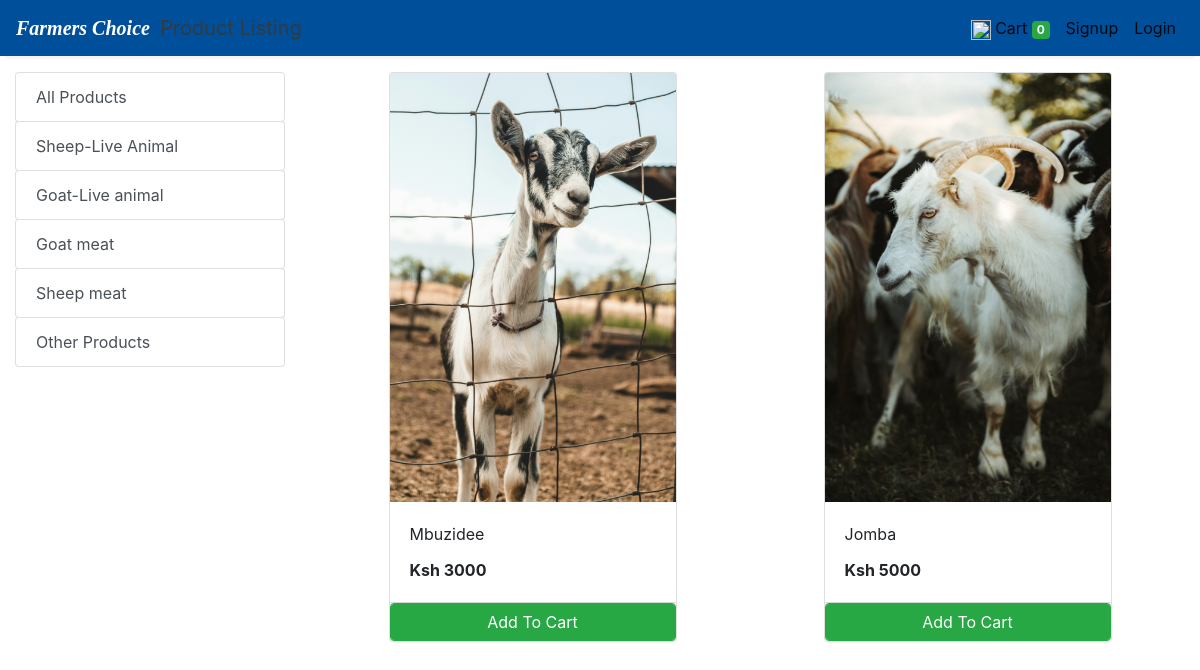
The page /store?category=32 on the database its author committed.
### store/models/category.py (models this page shows, shortened)
class Category(models.Model):
    name= models.CharField(max_length=50)
    @staticmethod
    def get_all_categories():
        return Category.objects.all()

### store/models/product.py (models this page shows, shortened)
class Products(models.Model):
    name = models.CharField(max_length=60)
    price= models.IntegerField(default=0)
    category= models.ForeignKey(Category,on_delete=models.CASCADE,default=1 )
    description= models.CharField(max_length=250, default='', blank=True, null= True)
    image= models.ImageField(upload_to='uploads/products/')
    @staticmethod
    def get_all_products_by_categoryid(category_id):
        if category_id:
            return Products.objects.filter (category=category_id)
        else:
            return Products.get_all_products();

### store/views/home.py (the view)
# urls.py: path('' , include('store.urls'))
def store(request):
    cart = request.session.get('cart')
    if not cart:
        request.session['cart'] = {}
    products = None
    categories = Category.get_all_categories()
    categoryID = request.GET.get('category')
    if categoryID:
        products = Products.get_all_products_by_categoryid(categoryID)
    else:
        products = Products.get_all_products();
    data = {}
    data['products'] = products
    data['categories'] = categories
    print('you are : ', request.session.get('email'))
    return render(request, 'index.html', data)

### store/templatetags/cart.py (called while the page is built)
@register.filter (name='is_in_cart')
def is_in_cart(product, cart):
    keys = cart.keys ()
    for id in keys:
        if int (id) == product.id:
            return True
    return False;

### store/templates/index.html (shortened to what this page needs)
{% extends 'base.html' %}
{% block content %}
{% load cart %}
{% load custom_filter %}
<div class="container-fluid mt-3">
	<div class="row">
		<div class="col-lg-3 mx-auto">
			<div class="list-group">
				<a href="/" class="list-group-item list-group-item-action btn btn-outline-success">All Products</a>
				{% for category in categories %}
				<a href="/?category={{category.id}}"
					class="list-group-item list-group-item-action btn btn-outline-success ">{{category.name}}</a>
				{% endfor %}
			</div>
		</div>
		<div id='products' class="col-lg-9 mx-auto">
			<div class="row mx-auto">
				{% for product in products %}
				<div class="card mx-auto mb-3" id={{product.id}} style="width: 18rem;">
					<img class="card-img-top" src="{{product.image.url}}" alt="Card image cap">
					<div class="card-body">
						<p class="card-title">{{product.name}}</p>
						<p class="card-text"><b>Ksh {{product.price}}</b></p>
					</div>
					<div class="card-footer p-0 no-gutters">
						{% if product|is_in_cart:request.session.cart %}
						<div class="row no-gutters">
							<form action="/#{{product.id}}" class="col-2 " method="post">
								{% csrf_token %}
								<input hidden type="text" name='product' value='{{product.id}}'>
								<input hidden type="text" name='remove' value='True'>
								<input type="submit" value=" - " class="btn btn-block btn-success border-right">
							</form>
							<div class="text-center col btn btn-success">{{product|cart_quantity:request.session.cart}} in Cart</div>
							<form action="/#{{product.id}}" class="col-2 " method="post">
								{% csrf_token %}
								<input hidden type="text" name='product' value='{{product.id}}'>
								<input type="submit" value=" + " class="btn btn-block btn-success border-left">
							</form>
						</div>
						{% else %}
						<form action="/#{{product.id}}" method="POST" class="btn-block">
							<input type="submit" class="float-right btn btn-success form-control"
								value="Add To Cart">
						</form>
						{% endif %}
					</div>
				</div>
				{% endfor %}
			</div>
		</div>
	</div>
</div>
{% endblock %}

### rows shown on the page
Category: name "Sheep-Live Animal"
Category: name "Goat-Live animal"
Category: name "Goat meat"
Category: name "Sheep meat"
Category: name "Other Products"
Products: image (picture), name "Mbuzidee", price "3000"
Products: image (picture), name "Jomba", price "5000"

### other values the page prints
{{ request.session.cart.keys|length }} "0"
